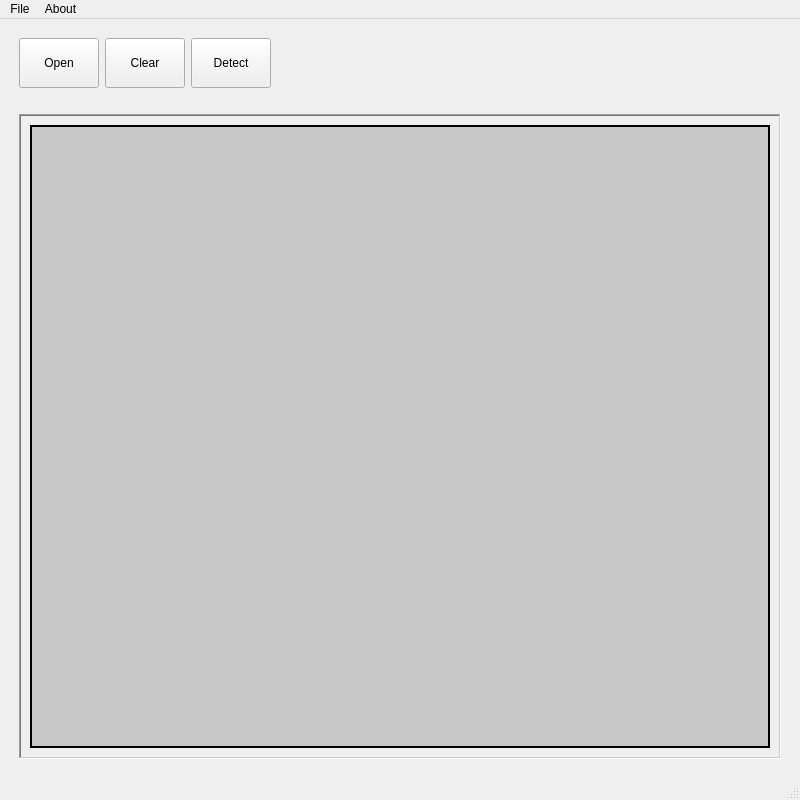
<?xml version="1.0" encoding="UTF-8"?>
<ui version="4.0">
 <class>MainWindow</class>
 <widget class="QMainWindow" name="MainWindow">
  <property name="geometry">
   <rect>
    <x>0</x>
    <y>0</y>
    <width>800</width>
    <height>800</height>
   </rect>
  </property>
  <property name="sizePolicy">
   <sizepolicy hsizetype="Fixed" vsizetype="Fixed">
    <horstretch>0</horstretch>
    <verstretch>0</verstretch>
   </sizepolicy>
  </property>
  <property name="minimumSize">
   <size>
    <width>800</width>
    <height>800</height>
   </size>
  </property>
  <property name="windowTitle">
   <string>Hand Writing Detector</string>
  </property>
  <widget class="QWidget" name="centralwidget">
   <layout class="QGridLayout" name="gridLayout">
    <item row="0" column="0">
     <layout class="QHBoxLayout" name="hlayout_buttons" stretch="0,0,0,0">
      <property name="spacing">
       <number>6</number>
      </property>
      <property name="sizeConstraint">
       <enum>QLayout::SetDefaultConstraint</enum>
      </property>
      <property name="leftMargin">
       <number>10</number>
      </property>
      <property name="topMargin">
       <number>10</number>
      </property>
      <property name="rightMargin">
       <number>10</number>
      </property>
      <property name="bottomMargin">
       <number>10</number>
      </property>
      <item>
       <widget class="QPushButton" name="btn_open">
        <property name="minimumSize">
         <size>
          <width>0</width>
          <height>50</height>
         </size>
        </property>
        <property name="text">
         <string>Open</string>
        </property>
       </widget>
      </item>
      <item>
       <widget class="QPushButton" name="btn_clear">
        <property name="minimumSize">
         <size>
          <width>0</width>
          <height>50</height>
         </size>
        </property>
        <property name="text">
         <string>Clear</string>
        </property>
       </widget>
      </item>
      <item>
       <widget class="QPushButton" name="btn_detect">
        <property name="minimumSize">
         <size>
          <width>0</width>
          <height>50</height>
         </size>
        </property>
        <property name="text">
         <string>Detect</string>
        </property>
       </widget>
      </item>
      <item>
       <spacer name="horizontalSpacer">
        <property name="orientation">
         <enum>Qt::Horizontal</enum>
        </property>
        <property name="sizeHint" stdset="0">
         <size>
          <width>40</width>
          <height>20</height>
         </size>
        </property>
       </spacer>
      </item>
     </layout>
    </item>
    <item row="1" column="0">
     <layout class="QVBoxLayout" name="vlayout_canvas">
      <property name="leftMargin">
       <number>10</number>
      </property>
      <property name="topMargin">
       <number>10</number>
      </property>
      <property name="rightMargin">
       <number>10</number>
      </property>
      <property name="bottomMargin">
       <number>10</number>
      </property>
      <item>
       <widget class="QScrollArea" name="scrollArea">
        <property name="focusPolicy">
         <enum>Qt::WheelFocus</enum>
        </property>
        <property name="frameShape">
         <enum>QFrame::WinPanel</enum>
        </property>
        <property name="lineWidth">
         <number>1</number>
        </property>
        <property name="widgetResizable">
         <bool>true</bool>
        </property>
        <property name="alignment">
         <set>Qt::AlignCenter</set>
        </property>
        <widget class="QWidget" name="scrollAreaWidgetContents">
         <property name="geometry">
          <rect>
           <x>0</x>
           <y>0</y>
           <width>758</width>
           <height>641</height>
          </rect>
         </property>
         <property name="sizePolicy">
          <sizepolicy hsizetype="Preferred" vsizetype="Preferred">
           <horstretch>0</horstretch>
           <verstretch>0</verstretch>
          </sizepolicy>
         </property>
         <layout class="QHBoxLayout" name="horizontalLayout">
          <item>
           <widget class="QLabel" name="lbl_canvas">
            <property name="palette">
             <palette>
              <active>
               <colorrole role="WindowText">
                <brush brushstyle="SolidPattern">
                 <color alpha="255">
                  <red>0</red>
                  <green>0</green>
                  <blue>0</blue>
                 </color>
                </brush>
               </colorrole>
               <colorrole role="Button">
                <brush brushstyle="SolidPattern">
                 <color alpha="255">
                  <red>199</red>
                  <green>199</green>
                  <blue>199</blue>
                 </color>
                </brush>
               </colorrole>
               <colorrole role="Light">
                <brush brushstyle="SolidPattern">
                 <color alpha="255">
                  <red>255</red>
                  <green>255</green>
                  <blue>255</blue>
                 </color>
                </brush>
               </colorrole>
               <colorrole role="Midlight">
                <brush brushstyle="SolidPattern">
                 <color alpha="255">
                  <red>227</red>
                  <green>227</green>
                  <blue>227</blue>
                 </color>
                </brush>
               </colorrole>
               <colorrole role="Dark">
                <brush brushstyle="SolidPattern">
                 <color alpha="255">
                  <red>99</red>
                  <green>99</green>
                  <blue>99</blue>
                 </color>
                </brush>
               </colorrole>
               <colorrole role="Mid">
                <brush brushstyle="SolidPattern">
                 <color alpha="255">
                  <red>133</red>
                  <green>133</green>
                  <blue>133</blue>
                 </color>
                </brush>
               </colorrole>
               <colorrole role="Text">
                <brush brushstyle="SolidPattern">
                 <color alpha="255">
                  <red>0</red>
                  <green>0</green>
                  <blue>0</blue>
                 </color>
                </brush>
               </colorrole>
               <colorrole role="BrightText">
                <brush brushstyle="SolidPattern">
                 <color alpha="255">
                  <red>255</red>
                  <green>255</green>
                  <blue>255</blue>
                 </color>
                </brush>
               </colorrole>
               <colorrole role="ButtonText">
                <brush brushstyle="SolidPattern">
                 <color alpha="255">
                  <red>0</red>
                  <green>0</green>
                  <blue>0</blue>
                 </color>
                </brush>
               </colorrole>
               <colorrole role="Base">
                <brush brushstyle="SolidPattern">
                 <color alpha="255">
                  <red>255</red>
                  <green>255</green>
                  <blue>255</blue>
                 </color>
                </brush>
               </colorrole>
               <colorrole role="Window">
                <brush brushstyle="SolidPattern">
                 <color alpha="255">
                  <red>199</red>
                  <green>199</green>
                  <blue>199</blue>
                 </color>
                </brush>
               </colorrole>
               <colorrole role="Shadow">
                <brush brushstyle="SolidPattern">
                 <color alpha="255">
                  <red>0</red>
                  <green>0</green>
                  <blue>0</blue>
                 </color>
                </brush>
               </colorrole>
               <colorrole role="AlternateBase">
                <brush brushstyle="SolidPattern">
                 <color alpha="255">
                  <red>227</red>
                  <green>227</green>
                  <blue>227</blue>
                 </color>
                </brush>
               </colorrole>
               <colorrole role="ToolTipBase">
                <brush brushstyle="SolidPattern">
                 <color alpha="255">
                  <red>255</red>
                  <green>255</green>
                  <blue>220</blue>
                 </color>
                </brush>
               </colorrole>
               <colorrole role="ToolTipText">
                <brush brushstyle="SolidPattern">
                 <color alpha="255">
                  <red>0</red>
                  <green>0</green>
                  <blue>0</blue>
                 </color>
                </brush>
               </colorrole>
               <colorrole role="PlaceholderText">
                <brush brushstyle="SolidPattern">
                 <color alpha="128">
                  <red>0</red>
                  <green>0</green>
                  <blue>0</blue>
                 </color>
                </brush>
               </colorrole>
              </active>
              <inactive>
               <colorrole role="WindowText">
                <brush brushstyle="SolidPattern">
                 <color alpha="255">
                  <red>0</red>
                  <green>0</green>
                  <blue>0</blue>
                 </color>
                </brush>
               </colorrole>
               <colorrole role="Button">
                <brush brushstyle="SolidPattern">
                 <color alpha="255">
                  <red>199</red>
                  <green>199</green>
                  <blue>199</blue>
                 </color>
                </brush>
               </colorrole>
               <colorrole role="Light">
                <brush brushstyle="SolidPattern">
                 <color alpha="255">
                  <red>255</red>
                  <green>255</green>
                  <blue>255</blue>
                 </color>
                </brush>
               </colorrole>
               <colorrole role="Midlight">
                <brush brushstyle="SolidPattern">
                 <color alpha="255">
                  <red>227</red>
                  <green>227</green>
                  <blue>227</blue>
                 </color>
                </brush>
               </colorrole>
               <colorrole role="Dark">
                <brush brushstyle="SolidPattern">
                 <color alpha="255">
                  <red>99</red>
                  <green>99</green>
                  <blue>99</blue>
                 </color>
                </brush>
               </colorrole>
               <colorrole role="Mid">
                <brush brushstyle="SolidPattern">
                 <color alpha="255">
                  <red>133</red>
                  <green>133</green>
                  <blue>133</blue>
                 </color>
                </brush>
               </colorrole>
               <colorrole role="Text">
                <brush brushstyle="SolidPattern">
                 <color alpha="255">
                  <red>0</red>
                  <green>0</green>
                  <blue>0</blue>
                 </color>
                </brush>
               </colorrole>
               <colorrole role="BrightText">
                <brush brushstyle="SolidPattern">
                 <color alpha="255">
                  <red>255</red>
                  <green>255</green>
                  <blue>255</blue>
                 </color>
                </brush>
               </colorrole>
               <colorrole role="ButtonText">
                <brush brushstyle="SolidPattern">
                 <color alpha="255">
                  <red>0</red>
                  <green>0</green>
                  <blue>0</blue>
                 </color>
                </brush>
               </colorrole>
               <colorrole role="Base">
                <brush brushstyle="SolidPattern">
                 <color alpha="255">
                  <red>255</red>
                  <green>255</green>
                  <blue>255</blue>
                 </color>
                </brush>
               </colorrole>
               <colorrole role="Window">
                <brush brushstyle="SolidPattern">
                 <color alpha="255">
                  <red>199</red>
                  <green>199</green>
                  <blue>199</blue>
                 </color>
                </brush>
               </colorrole>
               <colorrole role="Shadow">
                <brush brushstyle="SolidPattern">
                 <color alpha="255">
                  <red>0</red>
                  <green>0</green>
                  <blue>0</blue>
                 </color>
                </brush>
               </colorrole>
               <colorrole role="AlternateBase">
                <brush brushstyle="SolidPattern">
                 <color alpha="255">
                  <red>227</red>
                  <green>227</green>
                  <blue>227</blue>
                 </color>
                </brush>
               </colorrole>
               <colorrole role="ToolTipBase">
                <brush brushstyle="SolidPattern">
                 <color alpha="255">
                  <red>255</red>
                  <green>255</green>
                  <blue>220</blue>
                 </color>
                </brush>
               </colorrole>
               <colorrole role="ToolTipText">
                <brush brushstyle="SolidPattern">
                 <color alpha="255">
                  <red>0</red>
                  <green>0</green>
                  <blue>0</blue>
                 </color>
                </brush>
               </colorrole>
               <colorrole role="PlaceholderText">
                <brush brushstyle="SolidPattern">
                 <color alpha="128">
                  <red>0</red>
                  <green>0</green>
                  <blue>0</blue>
                 </color>
                </brush>
               </colorrole>
              </inactive>
              <disabled>
               <colorrole role="WindowText">
                <brush brushstyle="SolidPattern">
                 <color alpha="255">
                  <red>99</red>
                  <green>99</green>
                  <blue>99</blue>
                 </color>
                </brush>
               </colorrole>
               <colorrole role="Button">
                <brush brushstyle="SolidPattern">
                 <color alpha="255">
                  <red>199</red>
                  <green>199</green>
                  <blue>199</blue>
                 </color>
                </brush>
               </colorrole>
               <colorrole role="Light">
                <brush brushstyle="SolidPattern">
                 <color alpha="255">
                  <red>255</red>
                  <green>255</green>
                  <blue>255</blue>
                 </color>
                </brush>
               </colorrole>
               <colorrole role="Midlight">
                <brush brushstyle="SolidPattern">
                 <color alpha="255">
                  <red>227</red>
                  <green>227</green>
                  <blue>227</blue>
                 </color>
                </brush>
               </colorrole>
               <colorrole role="Dark">
                <brush brushstyle="SolidPattern">
                 <color alpha="255">
                  <red>99</red>
                  <green>99</green>
                  <blue>99</blue>
                 </color>
                </brush>
               </colorrole>
               <colorrole role="Mid">
                <brush brushstyle="SolidPattern">
                 <color alpha="255">
                  <red>133</red>
                  <green>133</green>
                  <blue>133</blue>
                 </color>
                </brush>
               </colorrole>
               <colorrole role="Text">
                <brush brushstyle="SolidPattern">
                 <color alpha="255">
                  <red>99</red>
                  <green>99</green>
                  <blue>99</blue>
                 </color>
                </brush>
               </colorrole>
               <colorrole role="BrightText">
                <brush brushstyle="SolidPattern">
                 <color alpha="255">
                  <red>255</red>
                  <green>255</green>
                  <blue>255</blue>
                 </color>
                </brush>
               </colorrole>
               <colorrole role="ButtonText">
                <brush brushstyle="SolidPattern">
                 <color alpha="255">
                  <red>99</red>
                  <green>99</green>
                  <blue>99</blue>
                 </color>
                </brush>
               </colorrole>
               <colorrole role="Base">
                <brush brushstyle="SolidPattern">
                 <color alpha="255">
                  <red>199</red>
                  <green>199</green>
                  <blue>199</blue>
                 </color>
                </brush>
               </colorrole>
               <colorrole role="Window">
                <brush brushstyle="SolidPattern">
                 <color alpha="255">
                  <red>199</red>
                  <green>199</green>
                  <blue>199</blue>
                 </color>
                </brush>
               </colorrole>
               <colorrole role="Shadow">
                <brush brushstyle="SolidPattern">
                 <color alpha="255">
                  <red>0</red>
                  <green>0</green>
                  <blue>0</blue>
                 </color>
                </brush>
               </colorrole>
               <colorrole role="AlternateBase">
                <brush brushstyle="SolidPattern">
                 <color alpha="255">
                  <red>199</red>
                  <green>199</green>
                  <blue>199</blue>
                 </color>
                </brush>
               </colorrole>
               <colorrole role="ToolTipBase">
                <brush brushstyle="SolidPattern">
                 <color alpha="255">
                  <red>255</red>
                  <green>255</green>
                  <blue>220</blue>
                 </color>
                </brush>
               </colorrole>
               <colorrole role="ToolTipText">
                <brush brushstyle="SolidPattern">
                 <color alpha="255">
                  <red>0</red>
                  <green>0</green>
                  <blue>0</blue>
                 </color>
                </brush>
               </colorrole>
               <colorrole role="PlaceholderText">
                <brush brushstyle="SolidPattern">
                 <color alpha="128">
                  <red>0</red>
                  <green>0</green>
                  <blue>0</blue>
                 </color>
                </brush>
               </colorrole>
              </disabled>
             </palette>
            </property>
            <property name="cursor">
             <cursorShape>CrossCursor</cursorShape>
            </property>
            <property name="autoFillBackground">
             <bool>true</bool>
            </property>
            <property name="frameShape">
             <enum>QFrame::WinPanel</enum>
            </property>
            <property name="lineWidth">
             <number>1</number>
            </property>
            <property name="text">
             <string/>
            </property>
            <property name="alignment">
             <set>Qt::AlignLeading|Qt::AlignLeft|Qt::AlignTop</set>
            </property>
           </widget>
          </item>
         </layout>
        </widget>
       </widget>
      </item>
     </layout>
    </item>
   </layout>
  </widget>
  <widget class="QMenuBar" name="menubar">
   <property name="geometry">
    <rect>
     <x>0</x>
     <y>0</y>
     <width>800</width>
     <height>21</height>
    </rect>
   </property>
   <widget class="QMenu" name="menuFile">
    <property name="title">
     <string>File</string>
    </property>
    <addaction name="actionNew"/>
    <addaction name="actionOpen"/>
    <addaction name="actionSave"/>
    <addaction name="separator"/>
    <addaction name="actionExit"/>
   </widget>
   <widget class="QMenu" name="menuAbout">
    <property name="title">
     <string>About</string>
    </property>
   </widget>
   <addaction name="menuFile"/>
   <addaction name="menuAbout"/>
  </widget>
  <widget class="QStatusBar" name="statusbar"/>
  <action name="actionOpen">
   <property name="text">
    <string>Open</string>
   </property>
   <property name="shortcut">
    <string>Ctrl+O</string>
   </property>
  </action>
  <action name="actionSave">
   <property name="text">
    <string>Save</string>
   </property>
   <property name="shortcut">
    <string>Ctrl+S</string>
   </property>
  </action>
  <action name="actionSave_as">
   <property name="text">
    <string>Save as...</string>
   </property>
   <property name="shortcut">
    <string>Ctrl+Shift+S</string>
   </property>
  </action>
  <action name="actionExit">
   <property name="text">
    <string>Exit</string>
   </property>
  </action>
  <action name="actionNew">
   <property name="text">
    <string>New</string>
   </property>
   <property name="shortcut">
    <string>Ctrl+N</string>
   </property>
  </action>
 </widget>
 <tabstops>
  <tabstop>btn_open</tabstop>
  <tabstop>btn_clear</tabstop>
  <tabstop>btn_detect</tabstop>
 </tabstops>
 <resources/>
 <connections>
  <connection>
   <sender>actionExit</sender>
   <signal>triggered()</signal>
   <receiver>MainWindow</receiver>
   <slot>close()</slot>
   <hints>
    <hint type="sourcelabel">
     <x>-1</x>
     <y>-1</y>
    </hint>
    <hint type="destinationlabel">
     <x>420</x>
     <y>402</y>
    </hint>
   </hints>
  </connection>
 </connections>
</ui>
